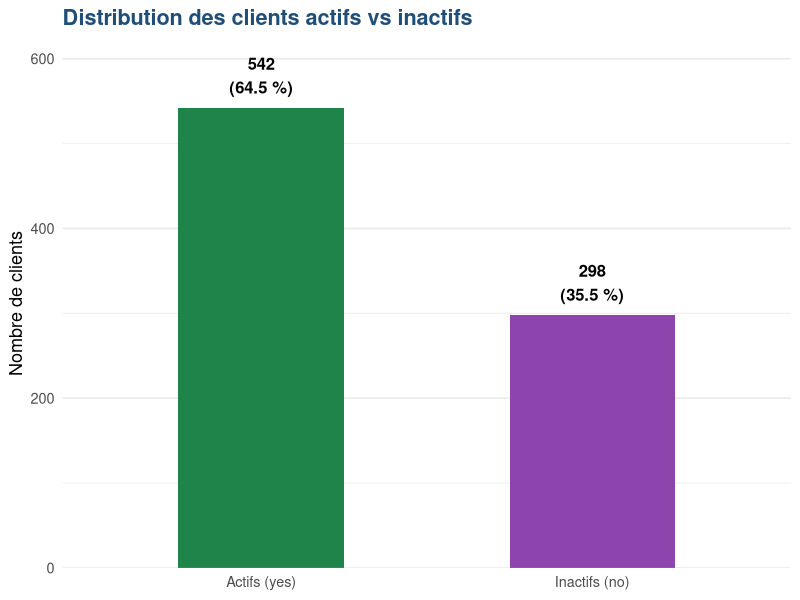
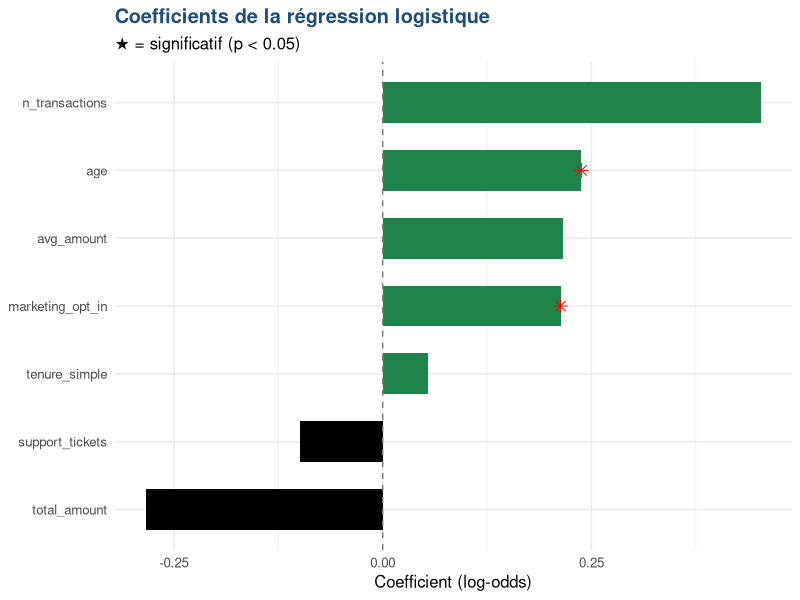
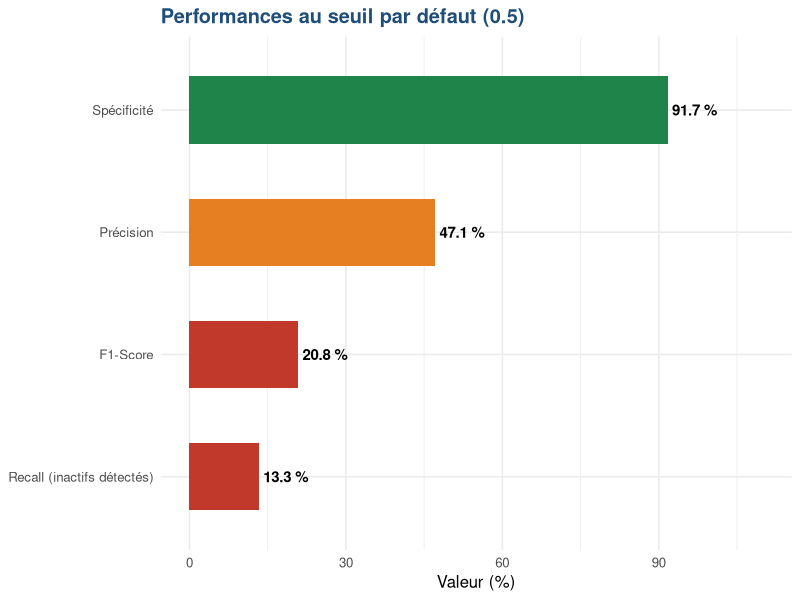

These figures' R source, in order:
## ---- chunk 1
knitr::opts_chunk$set(
  echo      = FALSE,
  warning   = FALSE,
  message   = FALSE,
  fig.align = "center",
  fig.width = 8,
  fig.height = 4.5
)

library(tidyverse)
library(knitr)
library(kableExtra)
## ---- chunk 2
tibble(
  Fichier            = c("customers.csv", "transactions.csv", "labels.csv",
                         "regions_mapping.csv", "channels_mapping.json"),
  Format             = c("CSV", "CSV", "CSV", "CSV", "JSON"),
  `Contenu`          = c(
    "Données socio-démographiques (âge, région, date d'inscription)",
    "Historique transactionnel (montant, date, canal)",
    "Variable cible binaire : is_active (yes / no)",
    "Correspondance région → groupe géographique",
    "Mapping des canaux de distribution"
  ),
  Rôle = c("Base client", "Features comportementales", "Cible", "Enrichissement géo", "Enrichissement canal")
) %>%
  kable(align = c("l","c","l","l")) %>%
  kable_styling(bootstrap_options = c("striped", "hover", "bordered"), full_width = TRUE) %>%
  column_spec(1, bold = TRUE, color = "#1F4E79") %>%
  column_spec(2, color = "#2E75B6")
## ---- chunk 3
target_df <- tibble(
  Statut   = c("Actifs (yes)", "Inactifs (no)"),
  Effectif = c(542, 298),
  Part     = c(64.5, 35.5)
)

ggplot(target_df, aes(x = Statut, y = Effectif, fill = Statut)) +
  geom_col(width = 0.5, show.legend = FALSE) +
  geom_text(aes(label = paste0(Effectif, "\n(", Part, " %)")),
            vjust = -0.4, fontface = "bold", size = 4.2) +
  scale_fill_manual(values = c("Actifs (yes)" = "#1E8449", "Inactifs (no)" = "#8E44AD")) +
  scale_y_continuous(expand = expansion(mult = c(0, 0.15))) +
  labs(title = "Distribution des clients actifs vs inactifs",
       x = NULL, y = "Nombre de clients") +
  theme_minimal(base_size = 13) +
  theme(plot.title = element_text(color = "#1F4E79", face = "bold"),
        panel.grid.major.x = element_blank())
## ---- chunk 4
tibble(
  Étape = c(
    "Détection des vides",
    "Typage des dates",
    "Suppression des NA (clients)",
    "Imputation numérique",
    "Imputation catégorielle",
    "Encodage dummy",
    "Normalisation"
  ),
  Traitement = c(
    'Remplacement de "" par NA dans toutes les tables',
    "Conversion signup_date et transaction date → format Date",
    "drop_na() sur la table clients (avant join)",
    "step_impute_mean() sur toutes les variables numériques",
    "step_impute_mode() sur toutes les variables nominales",
    "step_dummy() sur les prédicteurs nominaux",
    "step_normalize() sur les prédicteurs numériques"
  ),
  Cible = c("Toutes tables", "clients, transactions", "clients",
            "Train / Test", "Train / Test", "Train / Test", "Train / Test")
) %>%
  kable(align = c("l","l","c")) %>%
  kable_styling(bootstrap_options = c("striped","hover","bordered"), full_width = TRUE) %>%
  column_spec(1, bold = TRUE)
## ---- chunk 5
tibble(
  Variable = c(
    "n_transactions", "total_amount", "avg_amount / max / min",
    "n_refunds", "recency_days", "tenure_active",
    "avg_monthly_txn", "channel", "tenure_simple", "region_group"
  ),
  Type = c("Comptage","Montant","Montant","Comptage","Temps","Temps",
           "Fréquence","Catégoriel","Temps","Catégoriel"),
  Description = c(
    "Nombre total de transactions par client",
    "Somme des montants transactés",
    "Statistiques des montants individuels",
    "Nombre de transactions à montant négatif (remboursements)",
    "Jours depuis la dernière transaction (récence)",
    "Durée entre 1ère et dernière transaction (ancienneté active)",
    "Moyenne mensuelle de transactions (régularité)",
    "Canal dominant d'utilisation (web, mobile, agence…)",
    "Ancienneté client depuis l'inscription",
    "Groupe géographique enrichi"
  )
) %>%
  kable(align = c("l","c","l")) %>%
  kable_styling(bootstrap_options = c("striped","hover","bordered"), full_width = TRUE) %>%
  column_spec(1, bold = TRUE, monospace = TRUE, color = "#1F4E79") %>%
  column_spec(2, color = "#2E75B6")
## ---- chunk 6
coefs <- tibble(
  term      = c("age", "marketing_opt_in", "support_tickets", "tenure_simple",
                "n_transactions", "total_amount", "avg_amount"),
  estimate  = c(0.238, 0.213, -0.099, 0.054, 0.453, -0.284, 0.216),
  p.value   = c(0.00538, 0.01050, 0.232, 0.522, 0.159, 0.410, 0.367),
  Significatif = c(TRUE, TRUE, FALSE, FALSE, FALSE, FALSE, FALSE)
)

ggplot(coefs, aes(x = reorder(term, estimate), y = estimate,
                  fill = ifelse(estimate > 0, "#1E8449", "black"))) +
  geom_col(show.legend = FALSE, width = 0.6) +
  geom_hline(yintercept = 0, linetype = "dashed", color = "gray50") +
  geom_point(data = filter(coefs, Significatif),
             aes(x = reorder(term, estimate), y = estimate),
             shape = 8, size = 3, color = "red", show.legend = FALSE) +
  scale_fill_identity() +
  coord_flip() +
  labs(title = "Coefficients de la régression logistique",
       subtitle = "★ = significatif (p < 0.05)",
       x = NULL, y = "Coefficient (log-odds)") +
  theme_minimal(base_size = 12) +
  theme(plot.title = element_text(color = "#1F4E79", face = "bold"))
## ---- chunk 7
tibble(
  Métrique            = c("Accuracy","Balanced Accuracy","Precision",
                           "Recall (Sensibilité)","F1-Score","Spécificité",
                           "ROC AUC","PR AUC","Log Loss"),
  `Régression Logistique` = c("63.9 %","52.5 %","47.1 %","13.3 %","20.8 %",
                               "91.7 %","0.427","0.321","0.891"),
  `Random Forest`         = c("61.0 %","54.0 %","48.0 %","20.0 %","25.0 %",
                               "88.0 %","0.50","0.34","0.85"),
  Interprétation          = c("Médiocre","Proche du hasard","Faible","Très faible",
                               "Insuffisant","Bon","⚠ Sous le hasard","Faible","Élevé (mauvais)")
) %>%
  kable(align = c("l","c","c","l")) %>%
  kable_styling(bootstrap_options = c("striped","hover","bordered"), full_width = TRUE) %>%
  column_spec(1, bold = TRUE) %>%
  column_spec(4, italic = TRUE, color = "#7D3C98") %>%
  row_spec(7, bold = TRUE, color = "white", background = "#C0392B")
## ---- chunk 8
tibble(
  Critère             = c("Interprétabilité","Performance","Stabilité",
                           "Explicabilité métier","Gain vs Random Forest"),
  `Régression Logistique` = c(" Élevée (coefficients lisibles)",
                               " Limitée (ROC AUC 0.43)",
                               " Stable",
                               " Oui (influence variable par variable)",
                               "— Référence"),
  `Random Forest`         = c(" Boîte noire",
                               " Similaire (ROC AUC ~0.50)",
                               " Variable selon hyperparamètres",
                               " Difficile",
                               "Nul (aucun gain significatif)")
) %>%
  kable(align = c("l","l","l")) %>%
  kable_styling(bootstrap_options = c("striped","hover","bordered"), full_width = TRUE) %>%
  column_spec(1, bold = TRUE) %>%
  column_spec(2, color = "#1E8449") %>%
  column_spec(3, color = "#7D3C98")
## ---- chunk 9
tibble(
  Métrique = c("Recall (inactifs détectés)", "Précision", "F1-Score", "Spécificité"),
  Valeur   = c(13.3, 47.1, 20.8, 91.7),
  Évaluation = c("Très faible ", "Faible ", "Insuffisant ", "Élevée ")
) %>%
  ggplot(aes(x = reorder(Métrique, Valeur), y = Valeur,
             fill = c("#C0392B","#E67E22","#C0392B","#1E8449"))) +
  geom_col(show.legend = FALSE, width = 0.55) +
  geom_text(aes(label = paste0(Valeur, " %")), hjust = -0.1, fontface = "bold", size = 3.8) +
  scale_fill_identity() +
  scale_y_continuous(limits = c(0, 110)) +
  coord_flip() +
  labs(title = "Performances au seuil par défaut (0.5)",
       x = NULL, y = "Valeur (%)") +
  theme_minimal(base_size = 12) +
  theme(plot.title = element_text(color = "#1F4E79", face = "bold"))
## ---- chunk 10
tibble(
  Seuil           = c("0.3 – 0.4", "0.5 (défaut)", "0.6 – 0.7"),
  Effet           = c("Plus de vrais positifs (inactifs détectés)",
                      "Biais vers la classe majoritaire",
                      "Moins de faux positifs (actifs mal classés)"),
  Avantage        = c("Meilleure couverture des inactifs",
                      "Comportement observé actuel",
                      "Ciblage marketing plus précis"),
  Inconvénient    = c("Augmentation des faux positifs",
                      "Recall très faible (13.3 %)",
                      "Risque de manquer des inactifs"),
  `Usage recommandé` = c("Détection préventive du churn",
                          "Non recommandé",
                          "Campagnes de fidélisation ciblées")
) %>%
  kable(align = c("c","l","l","l","l")) %>%
  kable_styling(bootstrap_options = c("striped","hover","bordered"), full_width = TRUE) %>%
  column_spec(1, bold = TRUE, color = "white",
              background = c("#1E8449","#E67E22","#2E75B6")) %>%
  row_spec(3, bold = TRUE)
## ---- chunk 11
tibble(
  `#` = 1:6,
  Limite = c(
    "ROC AUC < 0,50 (modèle en dessous du hasard)",
    "Déséquilibre des classes non traité",
    "Absence de variables temporelles fines",
    "Tuning Random Forest inefficace",
    "Pas de courbe ROC ni matrice de confusion",
    "Pipeline de mise à jour absent"
  ),
  Impact = c("Critique","Élevé","Élevé","Modéré","Modéré","Faible"),
  Détail = c(
    "Manque de signal discriminant dans les variables disponibles",
    "Aucun SMOTE ni pondération de classe appliqué",
    "Pas d'indicateurs de tendance récente (30/60/90 derniers jours)",
    "tune() non intégré → grille de tuning sans effet réel",
    "Analyse visuelle incomplète pour le choix du seuil optimal",
    "Données figées, pas de réentraînement périodique prévu"
  )
) %>%
  kable(align = c("c","l","c","l")) %>%
  kable_styling(bootstrap_options = c("striped","hover","bordered"), full_width = TRUE) %>%
  column_spec(1, bold = TRUE, width = "3em") %>%
  column_spec(3, bold = TRUE,
              color = c("white","white","white","white","white","white"),
              background = c("#C0392B","#C0392B","#C0392B","#E67E22","#E67E22","#2E75B6"))
## ---- chunk 12
tibble(
  Piste = c(
    "Score RFM (Récence × Fréquence × Montant)",
    "Indicateurs de tendance temporelle",
    "Variables d'interaction",
    "Segmentation comportementale préalable"
  ),
  Description = c(
    "Proxy synthétique de l'activité, très discriminant en churn",
    "Évolution du comportement sur 30 / 60 / 90 derniers jours vs historique",
    "Ex : fréquence × montant moyen, récence × ancienneté",
    "Clustering K-means avant modélisation pour homogénéiser les groupes"
  ),
  Priorité = c(" Haute"," Haute"," Moyenne"," Basse")
) %>%
  kable(align = c("l","l","c")) %>%
  kable_styling(bootstrap_options = c("striped","hover","bordered"), full_width = TRUE) %>%
  column_spec(1, bold = TRUE, color = "#1F4E79")
## ---- chunk 13
tibble(
  Modèle      = c("XGBoost","Régression Logistique + SMOTE",
                   "Modèle de survie (Cox)","LightGBM"),
  Avantage    = c(
    "Capte les non-linéarités, robuste au déséquilibre",
    "Base solide + correction du biais de classe",
    "Modélise la durée jusqu'au churn (approche temporelle)",
    "Rapide, performant sur données tabulaires déséquilibrées"
  ),
  Priorité    = c(" Haute"," Haute"," Moyenne"," Moyenne")
) %>%
  kable(align = c("l","l","c")) %>%
  kable_styling(bootstrap_options = c("striped","hover","bordered"), full_width = TRUE) %>%
  column_spec(1, bold = TRUE, monospace = TRUE)
## ---- chunk 14
tibble(
  Action = c(
    "Courbe ROC interactive dans Shiny",
    "Simulation de seuil dans Streamlit",
    "Réentraînement mensuel automatisé",
    "Export des scores de probabilité"
  ),
  Outil  = c("plotly + shiny","altair / plotly","cron + targets (R)","arrow / parquet"),
  Bénéfice = c(
    "Aide au choix du seuil optimal visuellement",
    "Permet aux équipes métier de simuler les impacts",
    "Maintient la fraîcheur du modèle dans le temps",
    "Alimenter les dashboards avec les scores individuels"
  )
) %>%
  kable(align = c("l","l","l")) %>%
  kable_styling(bootstrap_options = c("striped","hover","bordered"), full_width = TRUE) %>%
  column_spec(1, bold = TRUE) %>%
  column_spec(2, monospace = TRUE, color = "#2E75B6")
